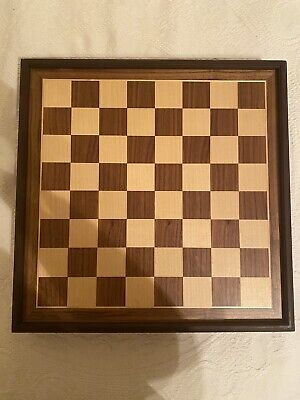
#> input picture chessboard/1.jpg, 300 x 400 px; its folder holds only this picture in this run
$ jupyter execute 'Camera calibration.ipynb'
#> lines starting #> are read from the running program, lines starting #| are printed output that depends on the picture
[cell 1]
import numpy as np
import cv2 as cv
import glob

# Termination criteria for corner refinement
criteria = (cv.TERM_CRITERIA_EPS + cv.TERM_CRITERIA_MAX_ITER, 30, 0.001)

# Prepare object points (real-world 3D points)
objp = np.zeros((6 * 7, 3), np.float32)
objp[:, :2] = np.mgrid[0:7, 0:6].T.reshape(-1, 2)

# Arrays to store object points and image points from all images
objpoints = []  # 3D points in real-world space
imgpoints = []  # 2D points in the image plane

# Make sure you specify the correct path pattern (e.g., '.jpg' or '.png')
images = glob.glob('chessboard/*.jpg')  # Example for jpg images in 'chessboard' folder

for fname in images:
    img = cv.imread(fname)
#> img is the input picture: shape (400, 300, 3); mean B, G, R 91.3, 126.5, 159.5

    if img is None:
        print(f"Error loading image: {fname}")
        continue

    gray = cv.cvtColor(img, cv.COLOR_BGR2GRAY)
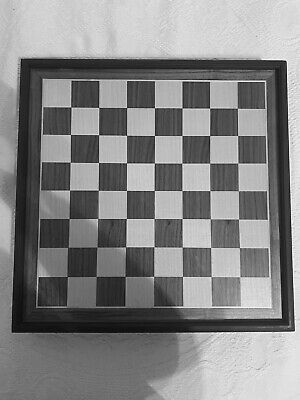
#> gray: shape (400, 300); min 3, max 253, mean 132.3

    # Find the chessboard corners
    ret, corners = cv.findChessboardCorners(gray, (7, 6), None)
#> ret = False; corners = None

    # If found, add object points, image points (after refining them)
    if ret:
        objpoints.append(objp)

        # Refine corner positions
        corners2 = cv.cornerSubPix(gray, corners, (11, 11), (-1, -1), criteria)

        imgpoints.append(corners2)  # Append refined corners

        # Draw and display the corners
        cv.drawChessboardCorners(img, (7, 6), corners2, ret)

        # Show the image with detected corners
        cv.imshow('Chessboard Corners', img)
        cv.waitKey(0)  # Adjust the time (in milliseconds) the window stays open

# Perform camera calibration after collecting all image points and object points
if len(objpoints) > 0 and len(imgpoints) > 0:
    h, w = img.shape[:2]
    ret, matrix, distortion, r_vecs, t_vecs = cv.calibrateCamera(
        objpoints,  # 3D points
        imgpoints,  # 2D points
        (w, h),     # Image size (width, height)
        None,        # No initial camera matrix
        None         # No initial distortion coefficients
    )

    if ret:
        print("Camera matrix:")
        print(matrix)
        print("Distortion coefficients:")
        print(distortion)
        print("Rotation vectors (extrinsic parameters):")
        print(r_vecs)
        print("Translation vectors (extrinsic parameters):")
        print(t_vecs)

        # Reprojection Error Calculation
        total_error = 0
        for i in range(len(objpoints)):
            # Project 3D points to 2D using the estimated camera parameters
            imgpoints2, _ = cv.projectPoints(objpoints[i], r_vecs[i], t_vecs[i], matrix, distortion)

            # Calculate the error for each image
            error = cv.norm(imgpoints[i], imgpoints2, cv.NORM_L2) / len(imgpoints2)
            total_error += error

        mean_error = total_error / len(objpoints)
        print(f"Total reprojection error: {mean_error}")
    else:
        print("Calibration failed.")
else:
    print("Insufficient data for calibration.")

cv.destroyAllWindows()
